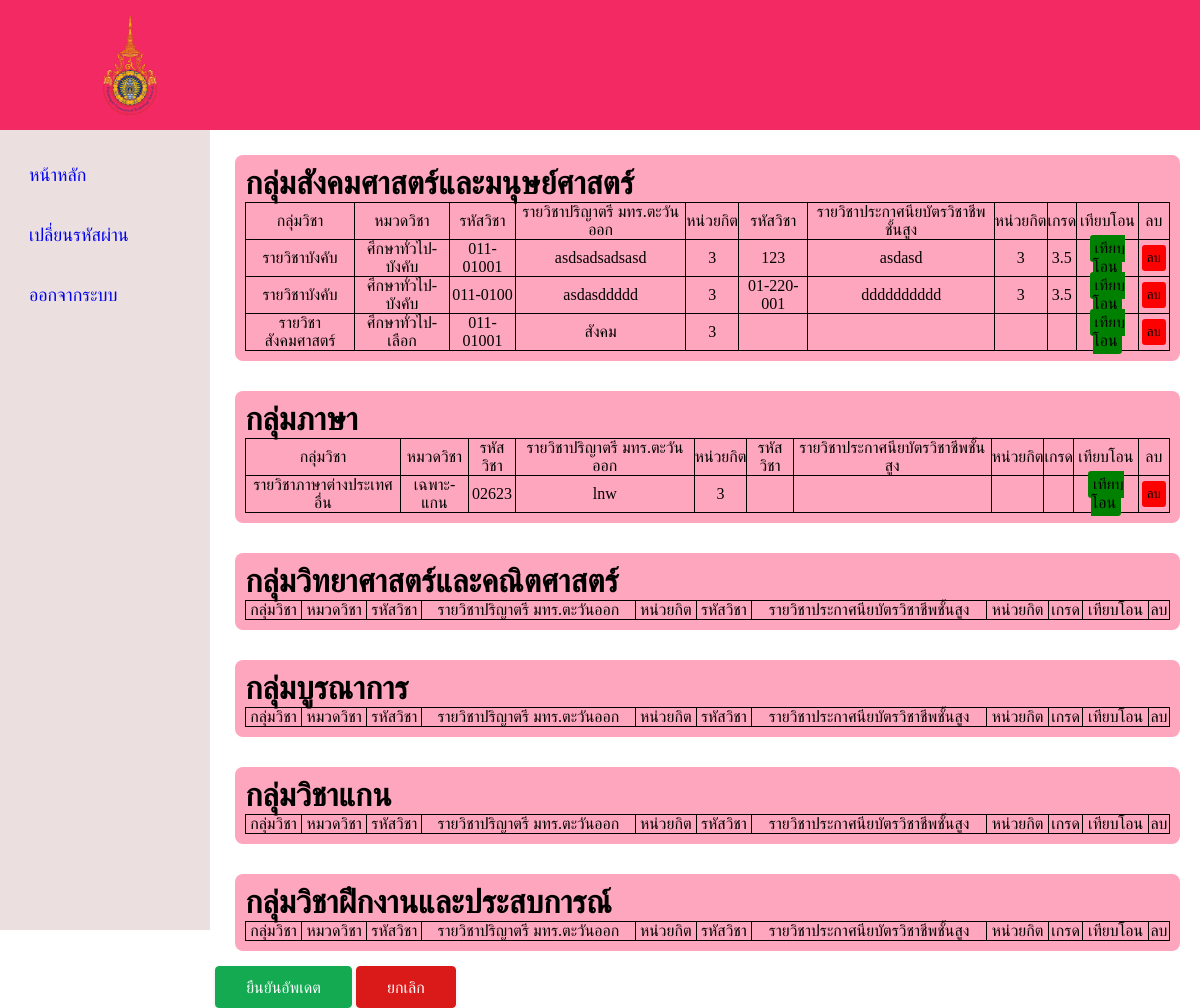
Screenshot of /student/transfer_student.php (signed in) with the database file from the repository.
### tables this page shows
CREATE TABLE `transfer_std` (
  `id` int(12) NOT NULL,
  `Student_id` int(11) NOT NULL,
  `Subjecttrans_id` int(11) NOT NULL,
  `Subject_idtran` varchar(15) NOT NULL,
  `Subject_nametran` varchar(100) NOT NULL,
  `Credit_tran` int(1) NOT NULL,
  `Gpa_tran` float NOT NULL,
  `Year_tran` int(4) NOT NULL,
  `Teacher_pass` varchar(10) NOT NULL DEFAULT 'พิจารณา'
);

CREATE TABLE `subject` (
  `Subject_id` int(11) NOT NULL,
  `Course_code` char(11) NOT NULL,
  `Name_sub` char(100) NOT NULL,
  `Group_Category` enum('กลุ่มสังคมศาสตร์และมนุษย์ศาสตร์','กลุ่มภาษา','กลุ่มวิทยาศาสตร์และคณิตศาสตร์','กลุ่มบูรณาการ','กลุ่มวิชาแกน','กลุ่มวิชาฝึกงานและประสบการณ์') NOT NULL,
  `Group_sub` char(100) NOT NULL,
  `Faculty` enum('บริหารธุรกิจ','ศิลปะศาสตร์') NOT NULL,
  `Group_course` enum('ศึกษาทั่วไป-บังคับ','ศึกษาทั่วไป-เลือก','เฉพาะ-แกน','เฉพาะ-เลือก','เลือกเสรี') NOT NULL,
  `Sub_Year` int(4) NOT NULL,
  `Credit` int(1) NOT NULL
);

### student/transfer_student.php (the view, shortened to what this page needs)
<?php
require '../connect.php';
$id = $_SESSION['student_name_login'];
$sql = "SELECT * FROM student_detail, user WHERE student_detail.User_id = $id AND user.User_id = $id ";
$result = $connect->query($sql);
$row = $result->fetch_assoc();
$Student_id = $row['Student_id'];
?>
<!DOCTYPE html>
<html>
    <head>
        <link rel='stylesheet' type='text/css' media='screen' href='stylestd.css'>
    </head>
    <body>
    <header class="header">
            <a href="stdHome.php"><img src="../picture/มหาวิทยาลัยเทคโนโลยีราชมงคลตะวันออก.png" class="logo"></a>
        </header>
        <div class ="container_transfer">
        <nav class="sidebar">
                <div class="menu-bar">
                    <div class="menu">
                        <ul class="menu-links">
                            <li class="link">
                                <a href ="stdHome.php">
                                    <span class="text nav-text">หน้าหลัก</span>
                                </a>
                            </li>
                            <li class="link">
                                <a href ="changepassword.php">
                                    <span class="text nav-text">เปลี่ยนรหัสผ่าน</span>
                                </a>
                            </li>
                            <li class="link">
                                <a href ="logout.php">
                                    <span class="text nav-text">ออกจากระบบ</span>
                                </a>
                            </li>
                        </ul>
                    </div>
                </div>
            </nav>
            <form action ="add_transfer.php?ID=<?php echo $Student_id ;?>"class = "box_transfer" method="POST">
                <?php
                function displaytable($Student_id,$catagory_group_display,$connect){
                    $sql = "SELECT * FROM subject left JOIN (SELECT * FROM transfer_std WHERE Student_id = $Student_id ) as transfer_std on subject.Subject_id = transfer_std.Subjecttrans_id WHERE Group_Category = '$catagory_group_display'";
                    $result = $connect->query($sql);
                    if($result){
                        ?>
                        <div class = "box_transfer_social">
                            <h1><?php echo $catagory_group_display ?></h1>
                            <div class="box_transfer_subject">
                                <table>
                                    <tr>
                                        <td>กลุ่มวิชา</td>
                                        <td>หมวดวิชา</td>
                                        <td>รหัสวิชา</td>
                                        <td>รายวิชาปริญาตรี มทร.ตะวันออก</td>
                                        <td>หน่วยกิต</td>
                                        <td>รหัสวิชา</td>
                                        <td>รายวิชาประกาศนียบัตรวิชาชีพชั้นสูง</td>
                                        <td>หน่วยกิต</td>
                                        <td>เกรด</td>
                                        <td>เทียบโอน</td>
                                        <td>ลบ</td>
                                    </tr>
                                    <?php
                                    while ($row = $result ->fetch_assoc()):
                                    ?>
                                    <tr>
                                        <td><?php echo $row['Group_sub'] ?></td>
                                        <td><?php echo $row['Group_course']; ?></td>
                                        <td><?php echo $row['Course_code'];?></td>
                                        <td><?php echo $row['Name_sub'];?></td>
                                        <td><?php echo $row['Credit'];?></td>
                                        <td><?php echo $row['Subject_idtran'];?></td>
                                        <td><?php echo $row['Subject_nametran'];?></td>
                                        <td><?php echo $row['Credit_tran'];?></td>
                                        <td><?php echo $row['Gpa_tran'];?></td>
                                        <td><a class = "btn_link_tran " href ="add_transfer.php?GetID=<?php echo $row['Subject_id'] ?>">เทียบโอน</td>
            </form>
            <?php
            echo '
                                        <td><form action = "" method = "POST">
                                            <input type = "hidden" name = "Subject_idtran" value = '.$row['Subject_idtran'].'>
                                            <input type ="submit" class="btn_delete_trans" name ="submit_delete" value = "ลบ"></form></td>
                                            ';?>
                                        <?php endwhile ?>
                                    </tr>
                                </table>
                            </div>
                        </div>
                        <?php
                    } else{
                        echo "ERROR: " . $connect->error;
                    }
                }
                displaytable($Student_id,"กลุ่มสังคมศาสตร์และมนุษย์ศาสตร์",$connect);
                displaytable($Student_id,"กลุ่มภาษา",$connect);
                displaytable($Student_id,"กลุ่มวิทยาศาสตร์และคณิตศาสตร์",$connect);
                displaytable($Student_id,"กลุ่มบูรณาการ",$connect);
                displaytable($Student_id,"กลุ่มวิชาแกน",$connect);
                displaytable($Student_id,"กลุ่มวิชาฝึกงานและประสบการณ์",$connect);
                ?>
            <form action = "confirm_tran.php?ID=<?php echo $Student_id ?>" method = "POST">
                <input class ="btn-confirm-tran" type="submit" name="confirm-tran" value="ยืนยันอัพเดต" >
                <input class ="btn-cancle_tran" type="submit" name="c-confirm-tran" value="ยกเลิก">
    </body>
</html>

### student/stylestd.css (style rules this page uses)
* { margin: 0; padding: 0; box-sizing: border-box; }
.header { display: flex; align-items: center; justify-content: space-between; background-color: #f32963; padding: 15px 80px; }
.logo { width: 100px; height: 100px; object-fit: contain; }
.sidebar { top: 0; left: 0; height: 100vh; width: 250px; padding: 10px 14px; background-color: rgba(228, 211, 211, 0.719); }
.sidebar li { height: 50px; margin-top: 10px; display: flex; list-style: none; align-items: center; font-size: 18px; }
.sidebar li a { width: 100%; height: 100%; padding-left: 15px; display: flex; align-items: center; text-decoration: none; border-radius: 5px; }
.menu-bar { width: 100%; }
.box_transfer td { border: 1px solid; text-align: center; }
.box_transfer table { border-collapse: collapse; width: 100%; }
.container_transfer { display: flex; }
.box_transfer { margin-top: 10px; margin-left:5px; display: flex; flex-direction: column; width: 150vh; }
.box_transfer_social { margin: 15px 20px; background-color: #ffa6bf; padding: 10px; border-radius: 8px; }
.btn_link_tran { background-color: green; border: none; color: inherit; cursor: pointer; padding:.3rem ; border-radius: .2rem; outline: none; text-decoration: none; }
.btn_delete_trans { background-color: red; border: none; color: inherit; cursor: pointer; padding:.3rem; margin:.2rem; outline: none; border-radius: .2rem; }
.btn-confirm-tran { background-color: #13aa52; border: 1px solid #13aa52; }
.btn-cancle_tran { background-color: #da1919; border: 1px solid #da1919; }
.btn-confirm-tran,.btn-cancle_tran { border-radius: 4px; box-shadow: rgba(0, 0, 0, .1) 0 2px 4px 0; box-sizing: border-box; color: #fff; cursor: pointer; font-family: "Akzidenz Grotesk BQ Medium", -apple-system, BlinkMacSystemFont, sans-serif; font-size: 16px; font-weight: 400; outline: none; outline: 0; padding: 10px 25px; text-align: center; transform: translateY(0); transition: transform 150ms, box-shadow 150ms; user-select: none; -webkit-user-select: none; touch-action: manipulation; }
@media (min-width: 768px) { .btn-confirm-tran,.btn-cancle_tran { padding: 10px 30px; } }

### rows the page displays
transfer_std: Subjecttrans.Group_sub "รายวิชาบังคับ", Subjecttrans.Group_course "ศึกษาทั่วไป-บังคับ", Subjecttrans.Course_code "011-01001", Subjecttrans.Name_sub "asdsadsadsasd", Subjecttrans.Credit "3", Subject_idtran "123", Subject_nametran "asdasd", Credit_tran "3", Gpa_tran "3.5"
transfer_std: Subjecttrans.Group_sub "รายวิชาบังคับ", Subjecttrans.Group_course "ศึกษาทั่วไป-บังคับ", Subjecttrans.Course_code "011-0100", Subjecttrans.Name_sub "asdasddddd", Subjecttrans.Credit "3", Subject_idtran "01-220-001", Subject_nametran "dddddddddd", Credit_tran "3", Gpa_tran "3.5"
subject: Group_sub "รายวิชาสังคมศาสตร์", Group_course "ศึกษาทั่วไป-เลือก", Course_code "011-01001", Name_sub "สังคม", Credit "3"
subject: Group_sub "รายวิชาภาษาต่างประเทศอื่น", Group_course "เฉพาะ-แกน", Course_code "02623", Name_sub "lnw", Credit "3"

### other values shown
$catagory_group_display "กลุ่มสังคมศาสตร์และมนุษย์ศาสตร์ กลุ่มภาษา กลุ่มวิทยาศาสตร์และคณิตศาสตร์ กลุ่มบูรณาการ กลุ่มวิชาแกน กลุ่มวิชาฝึกงานและประสบการณ์"
